Frame 1 (no input): blank canvas, image omitted
Frame 60 (no input): blank canvas, image omitted
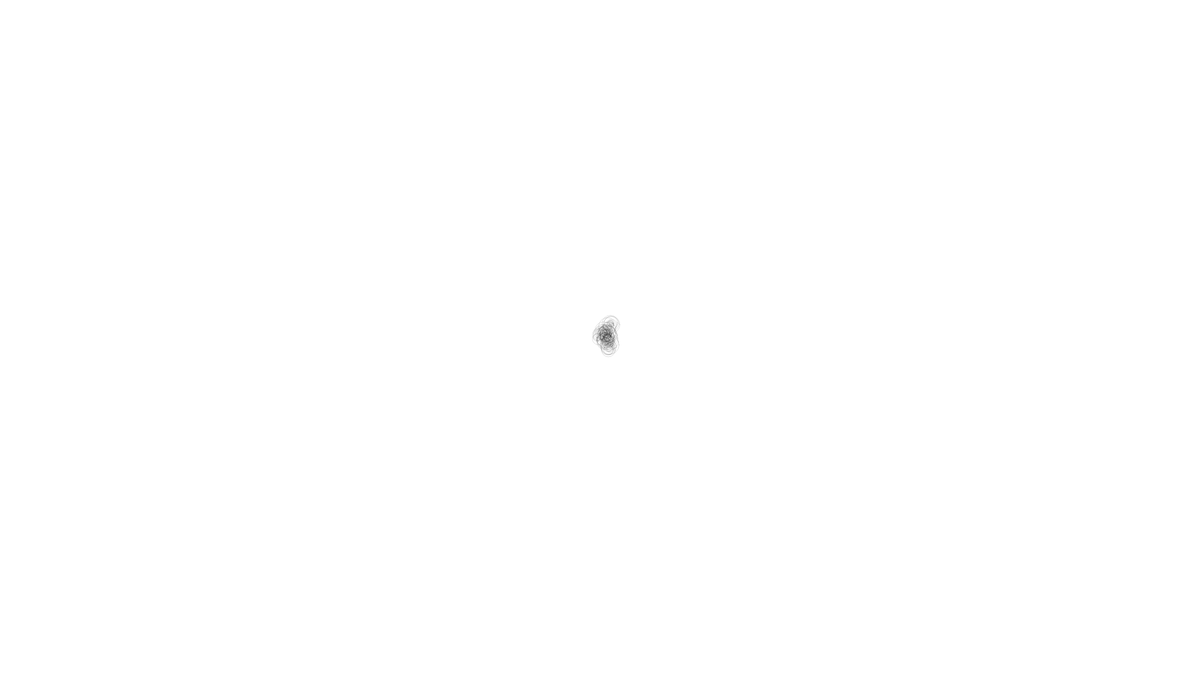
Frame 120 (the mouse pressed at the canvas centre since frame 60)

The p5.js sketch whose frames 1 and 60 were blank and that drew this single picture after the mouse press (run headless with seeded random() and noise() and a simulated clock; from frame 60 on, the mouse is pressed at the canvas centre):

// p5.js sketch
// ── sketch.js
var particles = [];

function setup() {
  createCanvas(1920, 1080);
  frameRate(30);
  background(255);
}

function mousePressed() {
  particles.push(new Particle(mouseX, mouseY));
  stroke(random(255));
}

function draw() {
  for (var i = 0; i < particles.length; i++) {
    particles[i].update();
    particles[i].show();
  }
}

class Particle {
  constructor(x, y) {
    this.x = x;
    this.y = y;
    this.history = [];
  }

  update() {
    this.x += random(-5, 5);
    this.y += random(-5, 5);

    for (var i = 0; i < this.history.length; i++) {
      this.history[i].x += random(-2, 2);
      this.history[i].y += random(-2, 2);
    }
    var v = createVector(this.x, this.y);
    this.history.push(v);
    if (this.history.length > 100) {
      this.history.splice(0, 1);
    }
  }
  show() {
    let pSize1 = 0;
    pSize1 += random(-20, 20);
    let pSize2 = 0;
    pSize2 += random(-30, 30);
    stroke(0, 30);
    noFill();
    ellipse(this.x, this.y, pSize1, pSize1);
    ellipse(this.x, this.y, pSize2, pSize2);
  }
}
